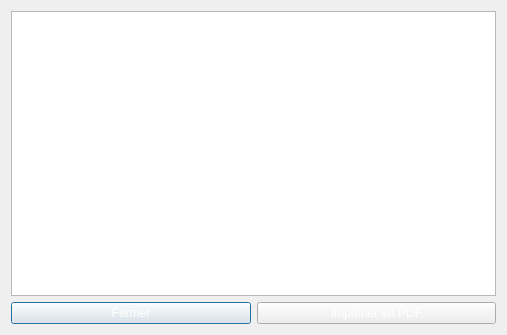
<?xml version="1.0" encoding="UTF-8"?>
<ui version="4.0">
 <class>TicketWidget</class>
 <widget class="QDialog" name="TicketWidget">
  <property name="geometry">
   <rect>
    <x>0</x>
    <y>0</y>
    <width>507</width>
    <height>335</height>
   </rect>
  </property>
  <property name="windowTitle">
   <string>Ticket</string>
  </property>
  <property name="styleSheet">
   <string notr="true">color:white;</string>
  </property>
  <layout class="QVBoxLayout" name="verticalLayout">
   <item>
    <widget class="QTextEdit" name="textTicket">
     <property name="readOnly">
      <bool>true</bool>
     </property>
    </widget>
   </item>
   <item>
    <layout class="QHBoxLayout" name="buttonBox">
     <item>
      <widget class="QPushButton" name="btnClose">
       <property name="text">
        <string>Fermer</string>
       </property>
      </widget>
     </item>
     <item>
      <widget class="QPushButton" name="btnPrint">
       <property name="text">
        <string>Imprimer en PDF</string>
       </property>
      </widget>
     </item>
    </layout>
   </item>
  </layout>
 </widget>
 <resources/>
 <connections/>
</ui>
